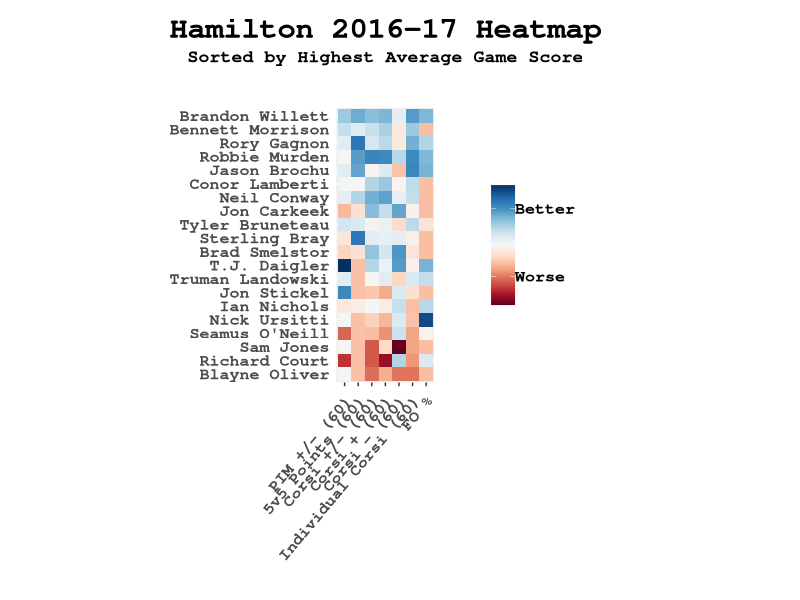

This chart was generated by the following R code:
# Code for Heatmap for Hamilton Hockey players 16-17

library(ggplot2)
library(RColorBrewer)
library(reshape2)

ham <- read.csv("Hamilton 16-17 Stats.csv", header = TRUE, stringsAsFactors = FALSE)

# Delete players with not enough GP
ham2 <- ham[-c(4:7),]

# Pick columns for use in heatmap
ham3 <- ham2[,c(1, 6, 20, 33:35, 38, 45, 46)]

# Make DIV/0 into 0
ham3[ham3 == "#DIV/0!"] <- 0

# Make all variables numeric
ham3$PIM.........60. <- as.numeric(ham3$PIM.........60.)
ham3$X5v5.POINTS..60. <- as.numeric(ham3$X5v5.POINTS..60.)
ham3$CORSI.......60 <- as.numeric(ham3$CORSI.......60)
ham3$CORSI......60. <- as.numeric(ham3$CORSI......60.)
ham3$CORSI......60..1 <- as.numeric(ham3$CORSI......60..1)
ham3$iCF...60. <- as.numeric(ham3$iCF...60.)
ham3$FO. <- as.numeric(ham3$FO.)
ham3$GAME.SCORE <- as.numeric(ham3$GAME.SCORE)

# Sort players by highest average Game Score
ham3 <- ham3[order(ham3$GAME.SCORE),]

# Give row names
rownames(ham3) <- ham3$Name
ham3$Name <- NULL

# Change Column Names
colnames(ham3) <- c("PIM +/- (60)", 
                    "5v5 Points (60)", 
                    "Corsi +/- (60)", 
                    "Corsi + (60)", 
                    "Corsi - (60)", 
                    "Individual Corsi (60)", 
                    "FO %", 
                    "Game Score")

# Reverse Corsi Against so that best players are blue and worst are red
ham3$`Corsi - (60)` <- -1 * ham3$`Corsi - (60)`

# Standardize values
ham4 <- scale(ham3[,c(1:8)])

hammatrix <- data.matrix(ham4)
meltedmatrix <- melt(hammatrix[,1:7])

# Picks color palette (will be Red to White to Blue)
hm.palette <- colorRampPalette(brewer.pal(11, "RdBu"), space = "Lab")

# Creates the heatmap
heatmap <- ggplot(meltedmatrix, aes(x = Var2, y = Var1, fill = value)) +
  geom_tile() + 
  coord_equal(expand = TRUE) + 
  labs(title = "Hamilton 2016-17 Heatmap", subtitle = "Sorted by Highest Average Game Score") + 
  scale_fill_gradientn(colors = hm.palette(100), breaks = c(1.5, -1.5), labels = paste(c("Better", "Worse"))) +
  theme(plot.title = element_text(hjust = 0.5, size = 22, face = "bold", family = "mono"), 
        axis.text.x = element_text(size = 12, angle = 50, hjust = 1, face = "bold", family = "mono", margin = margin(6,0,3,0)),
        axis.text.y = element_text(size = 12, face = "bold", family = "mono"), 
        axis.ticks.y = element_blank(),
        axis.title = element_blank(), 
        legend.title = element_blank(),
        legend.text = element_text(size = 12, face = "bold", family = "mono", margin = margin(0, 40, 0, 0)),
        legend.margin = margin(0, 0, 0, 30),
        plot.margin = unit(c(5, 0, 8, 0), "mm"), 
        plot.subtitle = element_text(size = 13, face = "bold", family = "mono", hjust = 0.5, margin = margin(0,0,30,0)))

# Plots the heatmap
heatmap

